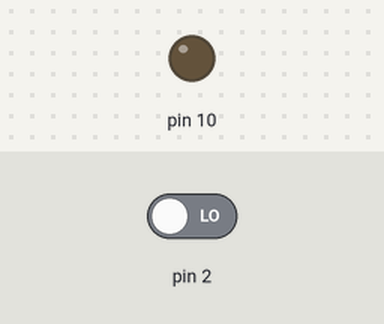
Recording of a sketch running on a simulated Arduino Uno, built with avr-gcc and run on an emulated ATmega328P. On the bench: output pins drawn as LEDs (lit = HIGH). Inputs (shaded band) come from the test bench; at power-on: pin 2 LOW. What the sketch prints to the serial monitor is not drawn.

Above: at 1.2 s.
1.3 s: pin 2 driven HIGH
2.8 s: pin 2 driven LOW
At 3.6 s:
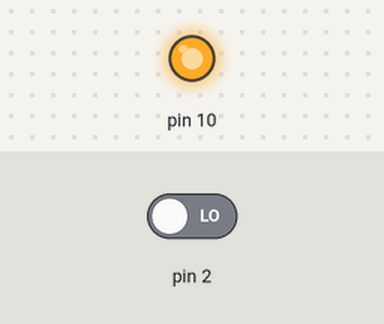
Timing chart, 0 to 5.8 s (numbered marks = the images above; inputs shaded):
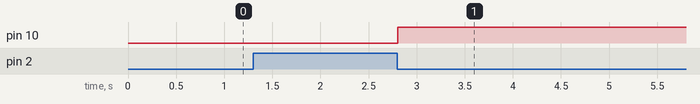

The sketch:

sketch_feb7d_step4.ino
```cpp
int statoled = LOW;

int bt, pvbt = 0;

void setup() {
  pinMode(2, INPUT);
  pinMode(10, OUTPUT);
  Serial.begin(9600);
}

void loop() {
  bt = digitalRead(2);

  if (bt && !pvbt) {
    Serial.println("FDS");
  }
  if (bt && pvbt) {
    Serial.print(".");
  }
  if (!bt && pvbt) {
    Serial.println("FDD");
    statoled = !statoled;
    digitalWrite(10, statoled);
  }

  pvbt = bt;
}
```

Measured:
- after the input at 1.3 s, every drawn part: stays the same
- after the input at 2.8 s, pin 10: LOW → HIGH at once
